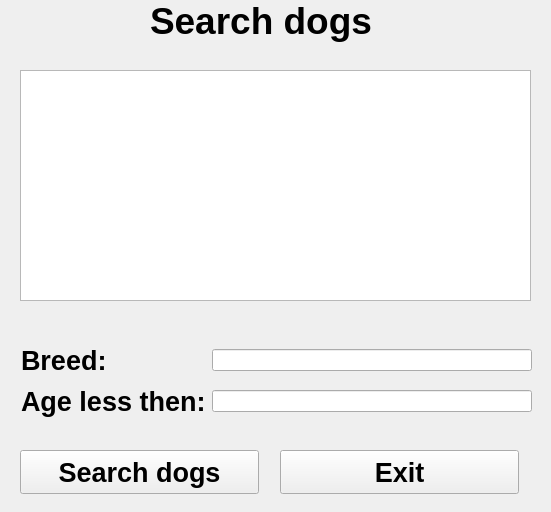
<?xml version="1.0" encoding="UTF-8"?>
<ui version="4.0">
 <class>searchDogsWidget</class>
 <widget class="QWidget" name="searchDogsWidget">
  <property name="geometry">
   <rect>
    <x>0</x>
    <y>0</y>
    <width>551</width>
    <height>512</height>
   </rect>
  </property>
  <property name="windowTitle">
   <string>Form</string>
  </property>
  <widget class="QLabel" name="label_2">
   <property name="geometry">
    <rect>
     <x>150</x>
     <y>0</y>
     <width>227</width>
     <height>51</height>
    </rect>
   </property>
   <property name="font">
    <font>
     <pointsize>28</pointsize>
     <bold>true</bold>
    </font>
   </property>
   <property name="text">
    <string>Search dogs </string>
   </property>
   <property name="textFormat">
    <enum>Qt::PlainText</enum>
   </property>
   <property name="alignment">
    <set>Qt::AlignLeading|Qt::AlignLeft|Qt::AlignTop</set>
   </property>
  </widget>
  <widget class="QListWidget" name="DogsList">
   <property name="geometry">
    <rect>
     <x>20</x>
     <y>70</y>
     <width>511</width>
     <height>231</height>
    </rect>
   </property>
  </widget>
  <widget class="QPushButton" name="pushButton">
   <property name="geometry">
    <rect>
     <x>20</x>
     <y>450</y>
     <width>239</width>
     <height>44</height>
    </rect>
   </property>
   <property name="font">
    <font>
     <pointsize>20</pointsize>
     <bold>true</bold>
    </font>
   </property>
   <property name="text">
    <string>Search dogs</string>
   </property>
  </widget>
  <widget class="QPushButton" name="pushButton_2">
   <property name="geometry">
    <rect>
     <x>280</x>
     <y>450</y>
     <width>239</width>
     <height>44</height>
    </rect>
   </property>
   <property name="font">
    <font>
     <pointsize>20</pointsize>
     <bold>true</bold>
    </font>
   </property>
   <property name="text">
    <string>Exit</string>
   </property>
  </widget>
  <widget class="QWidget" name="layoutWidget">
   <property name="geometry">
    <rect>
     <x>21</x>
     <y>341</y>
     <width>511</width>
     <height>80</height>
    </rect>
   </property>
   <layout class="QGridLayout" name="gridLayout">
    <item row="0" column="0">
     <widget class="QLabel" name="label">
      <property name="font">
       <font>
        <pointsize>20</pointsize>
        <bold>true</bold>
       </font>
      </property>
      <property name="text">
       <string>Breed:</string>
      </property>
     </widget>
    </item>
    <item row="0" column="1">
     <widget class="QLineEdit" name="breedLineEdit"/>
    </item>
    <item row="1" column="0">
     <widget class="QLabel" name="label_3">
      <property name="font">
       <font>
        <pointsize>20</pointsize>
        <bold>true</bold>
       </font>
      </property>
      <property name="text">
       <string>Age less then:</string>
      </property>
     </widget>
    </item>
    <item row="1" column="1">
     <widget class="QLineEdit" name="ageLineEdit"/>
    </item>
   </layout>
  </widget>
 </widget>
 <resources/>
 <connections/>
</ui>
